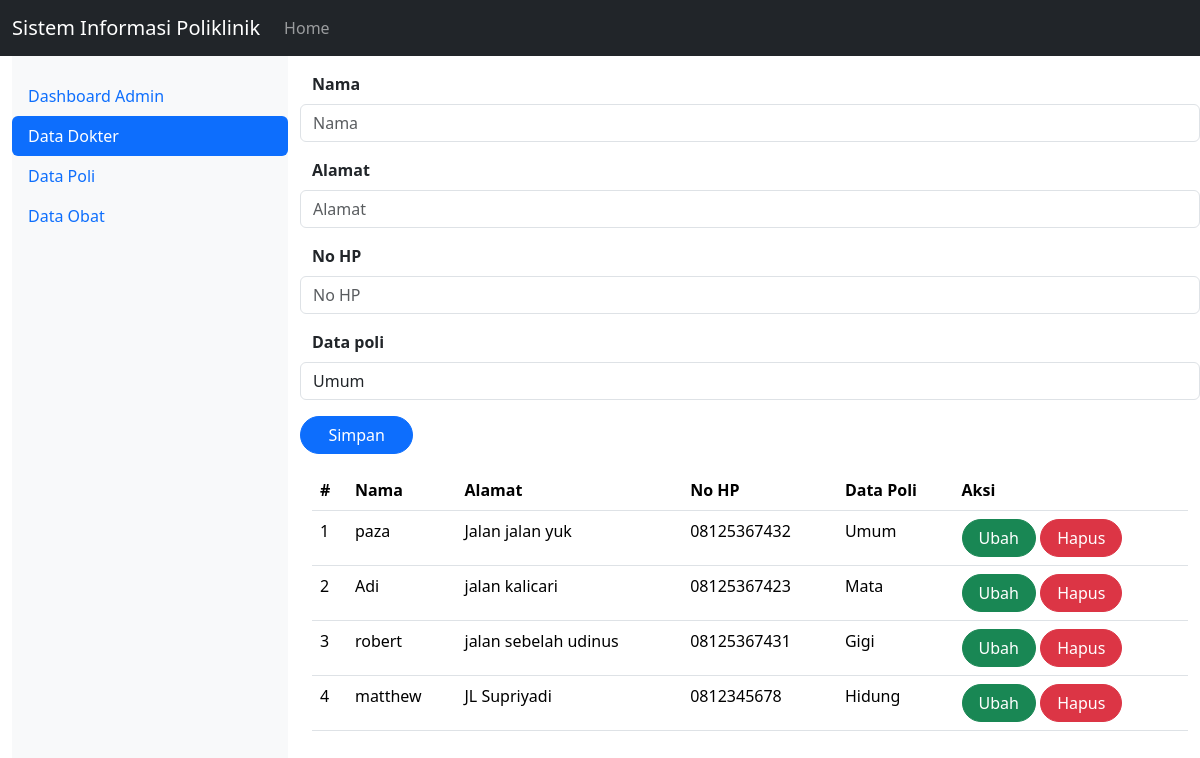
Screenshot of /index.php?page=dataDokter with the database file from the repository.
### tables this page shows
CREATE TABLE `dokter` (
  `id` int(10) UNSIGNED NOT NULL,
  `nama` varchar(255) DEFAULT NULL,
  `alamat` varchar(255) DEFAULT NULL,
  `no_hp` varchar(50) DEFAULT NULL,
  `id_poli` int(11) NOT NULL
);

CREATE TABLE `datapoli` (
  `id` int(11) NOT NULL,
  `nama_poli` varchar(25) NOT NULL,
  `keterangan` text NOT NULL
);

### dataDokter.php (the view, shortened to what this page needs)
<form class="form col" method="POST" action="" name="myForm" onsubmit="return(validate());">
    <?php
    $nama = '';
    $alamat = '';
    $no_hp = '';
    $id_poli = '';
    ?>
    <div class="row mt-3">
        <label for="nama" class="form-label fw-bold">
            Nama
        </label>
        <input type="text" class="form-control" name="nama" id="nama" placeholder="Nama" value="<?php echo $nama ?>">
    </div>
    <div class="row mt-3">
        <label for="alamat" class="form-label fw-bold">
            Alamat
        </label>
        <input type="text" class="form-control" name="alamat" id="alamat" placeholder="Alamat" value="<?php echo $alamat ?>">
    </div>
    <div class="row mt-3">
        <label for="no_hp" class="form-label fw-bold">
            No HP
        </label>
        <input type="number" class="form-control" name="no_hp" id="no_hp" placeholder="No HP" value="<?php echo $no_hp ?>">
    </div>
    <div class="row mt-3">
        <label for="id_poli" class="form-label fw-bold">
            Data poli
        </label>
        <select class="form-control" name="id_poli">
            <?php
            $selected = '';
            $pasien = mysqli_query($mysqli, "SELECT * FROM dataPoli");
            while ($data = mysqli_fetch_array($pasien)) {
                if ($data['id'] == $id_poli) {
                    $selected = 'selected="selected"';
                } else {
                    $selected = '';
                }
            ?>
                <option value="<?php echo $data['id'] ?>" <?php echo $selected ?>><?php echo $data['nama_poli'] ?></option>
            <?php
            }
            ?>
        </select>
    </div>
    <div class="row d-flex mt-3">
        <button type="submit" class="btn btn-primary rounded-pill" style="width: 3cm;" name="simpan">Simpan</button>
    </div>
</form>
<table class="table table-hover my-3">
    <thead>
        <tr>
            <th scope="col">#</th>
            <th scope="col">Nama</th>
            <th scope="col">Alamat</th>
            <th scope="col">No HP</th>
            <th scope="col">Data Poli</th>
            <th scope="col">Aksi</th>
        </tr>
    </thead>
    <tbody>
        <?php
        $result = mysqli_query($mysqli, "SELECT pr.*, d.nama_poli as 'nama_poli' FROM dokter pr LEFT JOIN dataPoli d ON (pr.id_poli = d.id)");
        $no = 1;
        while ($data = mysqli_fetch_array($result)) {
        ?>
            <tr>
                <td><?php echo $no++ ?></td>
                <td><?php echo $data['nama'] ?></td>
                <td><?php echo $data['alamat'] ?></td>
                <td><?php echo $data['no_hp'] ?></td>
                <td><?php echo $data['nama_poli'] ?></td>
                <td>
                    <a class="btn btn-success rounded-pill px-3" href="index.php?page=dokter&id=<?php echo $data['id'] ?>">Ubah</a>
                    <a class="btn btn-danger rounded-pill px-3" href="index.php?page=dokter&id=<?php echo $data['id'] ?>&aksi=hapus">Hapus</a>
                </td>
            </tr>
        <?php
        }
        ?>
    </tbody>
</table>

### index.php (style rules this page uses)
body, html { height: 100%; }
.row { height: 100%; }

### rows the page displays
dokter: nama "paza", alamat "Jalan jalan yuk", no_hp "08125367432", id_poli.nama_poli "Umum"
dokter: nama "Adi", alamat "jalan kalicari", no_hp "08125367423", id_poli.nama_poli "Mata"
dokter: nama "robert", alamat "jalan sebelah udinus", no_hp "08125367431", id_poli.nama_poli "Gigi"
dokter: nama "matthew", alamat "JL Supriyadi", no_hp "0812345678", id_poli.nama_poli "Hidung"

### other values shown
form field id_poli "Umum"
